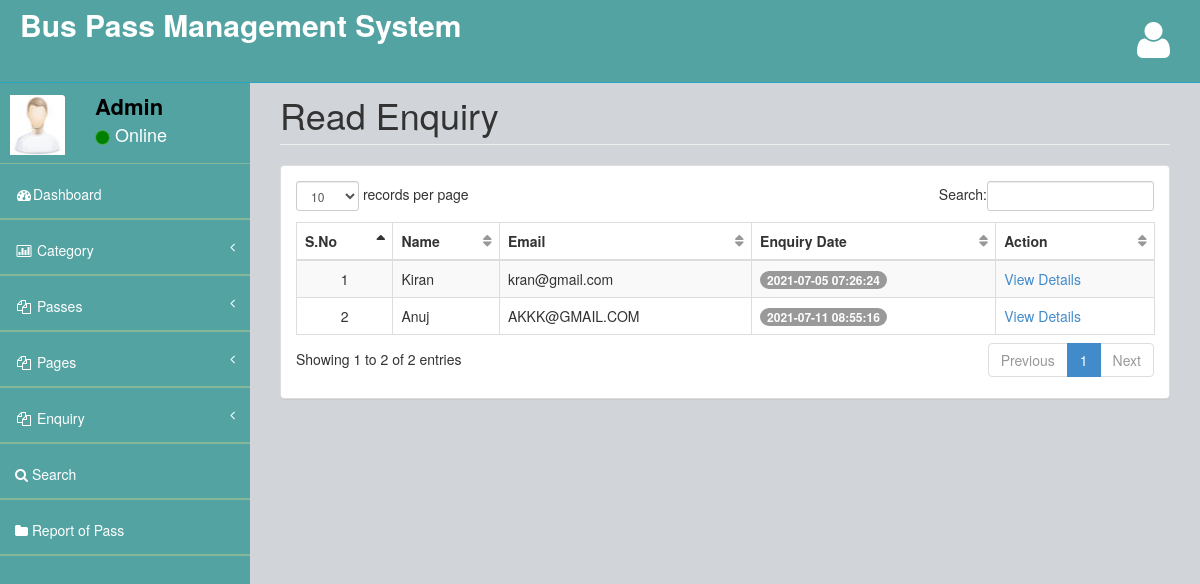
The app's page /admin/readenq.php (signed in) with its own data.
### tables this page shows
CREATE TABLE `tblcontact` (
  `ID` int(10) NOT NULL,
  `Name` varchar(200) DEFAULT NULL,
  `Email` varchar(200) DEFAULT NULL,
  `Message` mediumtext DEFAULT NULL,
  `EnquiryDate` timestamp NOT NULL DEFAULT current_timestamp(),
  `IsRead` int(5) DEFAULT NULL
);

### admin/readenq.php (the view, shortened to what this page needs)
<?php
include('includes/dbconnection.php');
if (strlen($_SESSION['bpmsaid']==0)) {
  header('location:logout.php');
  } else{
  ?>
<!DOCTYPE html>
<html>
<head>
    <link href="assets/plugins/bootstrap/bootstrap.css" rel="stylesheet" />
    <link href="assets/font-awesome/css/font-awesome.css" rel="stylesheet" />
    <link href="assets/plugins/pace/pace-theme-big-counter.css" rel="stylesheet" />
  <link href="assets/css/style.css" rel="stylesheet" />
      <link href="assets/css/main-style.css" rel="stylesheet" />
    <link href="assets/plugins/dataTables/dataTables.bootstrap.css" rel="stylesheet" />
</head>
<body>
    <div id="wrapper" style="background-color: rgb(83, 163, 163);">
       <?php include_once('includes/header.php');?>
        <?php include_once('includes/sidebar.php');?>
        <div id="page-wrapper">
            <div class="row">
                <div class="col-lg-12">
                    <h1 class="page-header">Read Enquiry</h1>
                </div>
            </div>
            <div class="row">
                <div class="col-lg-12">
                    <div class="panel panel-default">
                        <div class="panel-body">
                            <div class="table-responsive">
                                <table class="table table-striped table-bordered table-hover" id="dataTables-example">
                                    <thead>
                                       <tr>
                   <th>S.No</th>
                   <th>Name</th>
                    <th>Email</th>
                    <th>Enquiry Date</th>
                     <th>Action</th>
                  </tr>
                                    </thead>
                                    <tbody>
                                         <?php
$sql="SELECT * from tblcontact where IsRead='1'";
$query = $dbh -> prepare($sql);
$query->execute();
$results=$query->fetchAll(PDO::FETCH_OBJ);
$cnt=1;
if($query->rowCount() > 0)
{
foreach($results as $row)
{               ?>
                                       <tr>
                     <td class="text-center"><?php echo htmlentities($cnt);?></td>
                                        <td><?php  echo htmlentities($row->Name);?></td>
                                        <td><?php  echo htmlentities($row->Email);?></td>
                                        <td>
                                            <span class="badge badge-primary"><?php  echo htmlentities($row->EnquiryDate);?></span>
                                        </td>
                                         <td><a href="view-enquiry.php?viewid=<?php echo htmlentities ($row->ID);?>">View Details</a></td>
                  </tr>
               <?php $cnt=$cnt+1;}} ?>
                                    </tbody>
                                </table>
                            </div>
                        </div>
                    </div>
                </div>
            </div>
        </div>
    </div>
</body>
</html>
<?php }  ?>

### admin/includes/sidebar.php (shortened to what this page needs)
<?php
include('includes/dbconnection.php');
?>
        <nav class="navbar-default navbar-static-side" role="navigation" >
            <div class="sidebar-collapse" >
                <ul class="nav" id="side-menu" style="background-color: rgb(83, 163, 163);">
                    <li>
                        <div class="user-section" >
                            <div class="user-section-inner">
                                <img src="assets/img/user.jpg" alt="">
                            </div>
                            <div class="user-info" >
                                <?php
$aid=$_SESSION['bpmsaid'];
$sql="SELECT AdminName from  tbladmin where ID=:aid";
$query = $dbh -> prepare($sql);
$query->bindParam(':aid',$aid,PDO::PARAM_STR);
$query->execute();
$results=$query->fetchAll(PDO::FETCH_OBJ);
$cnt=1;
if($query->rowCount() > 0)
{
foreach($results as $row)
{               ?>
                                <div><strong><?php  echo $row->AdminName;?></strong></div>
                                <div class="user-text-online">
                                    <span class="user-circle-online btn btn-success btn-circle "></span>&nbsp;Online
                                </div>
                            </div>
                            <?php $cnt=$cnt+1;}} ?>
                        </div>
                    </li>
                    <li class="selected">
                        <a href="dashboard.php"><i class="fa fa-dashboard fa-fw"></i>Dashboard</a>
                    </li>
                    <li>
                        <a href="#"><i class="fa fa-bar-chart-o fa-fw"></i> Category<span class="fa arrow"></span></a>
                    </li>
                    <li>
                        <a href="#"><i class="fa fa-files-o fa-fw"></i> Passes<span class="fa arrow"></span></a>
                    </li>
                    <li>
                        <a href="#"><i class="fa fa-files-o fa-fw"></i> Pages<span class="fa arrow"></span></a>
                    </li>
                    <li>
                        <a href="#"><i class="fa fa-files-o fa-fw"></i> Enquiry<span class="fa arrow"></span></a>
                    </li>
                    <li>
                        <a href="search-pass.php"><i class="fa fa-search"></i>  Search</a>
                        </li>
                        <li>
                        <a href="pass-bwdates-report.php"><i class="fa fa-folder"></i>  Report of Pass</a>
                        </li>
                </ul>
            </div>
        </nav>

### admin/assets/css/style.css (style rules this page uses)
body { background-color: #f8f8f8; }
#wrapper { width: 100%; margin-top: 55px!important; background-color:#04B173; }
#page-wrapper { padding: 0 15px; min-height: 568px; background-color:rgb(209, 212, 216); }
.navbar-static-side ul li { border-bottom:1px solid #84B899 !important; }
.arrow { float: right; }
.fa.arrow:before { content: "\f104"; }
@media (min-width:768px) { .navbar-static-side { z-index: 1; position: absolute; width: 250px; } }
table.dataTable thead .sorting, table.dataTable thead .sorting_asc:after, table.dataTable thead .sorting_desc, table.dataTable thead .sorting_asc_disabled, table.dataTable thead .sorting_desc_disabled { background: transparent; }
table.dataTable thead .sorting_asc:after { content: "\f0de"; float: right; font-family: fontawesome; }
table.dataTable thead .sorting:after { content: "\f0dc"; float: right; font-family: fontawesome; color: rgba(50,50,50,.5); }
.btn-circle { width: 30px; height: 30px; padding: 6px 0; border-radius: 15px; text-align: center; font-size: 12px; line-height: 1.428571429; }

### admin/assets/css/main-style.css (style rules this page uses)
.user-section-inner { height: 65px; width: 65px; -moz-border-radius: 3px; -webkit-border-radius: 3px; border-radius: 3px; overflow: hidden; display: inline-block; float: left; margin-right: 15px; margin-top: 20px; }
.user-section-inner img { margin-left:10px; width:55px; height:60px; }
.user-info { display: block; color:#000!important; display: inline-block; padding: 15px; margin-bottom: 0px }
.user-text-online { font-size:18px; color:#fff }
.user-circle-online { width: 15px!important; height: 15px!important; }
.nav > li > a { padding: 20px 15px; }
#side-menu { background-color:#04B173; }
#side-menu a { color:#fff; border-bottom: 1px solid #84B899 !important; height: 55px; }
.selected { background-color:rgb(83, 163, 163); }
.navbar-default { border-color: #27A6BE; }
@media (min-width:768px) { #page-wrapper { position: inherit; margin: 0 0 0 250px; padding: 0 30px; min-height: 1000px; } }

### records on screen
tblcontact: Name "Kiran", Email "kran@gmail.com", EnquiryDate "2021-07-05 07:26:24"
tblcontact: Name "Anuj", Email "AKKK@GMAIL.COM", EnquiryDate "2021-07-11 08:55:16"

### other values on screen
$row->AdminName "Admin"
